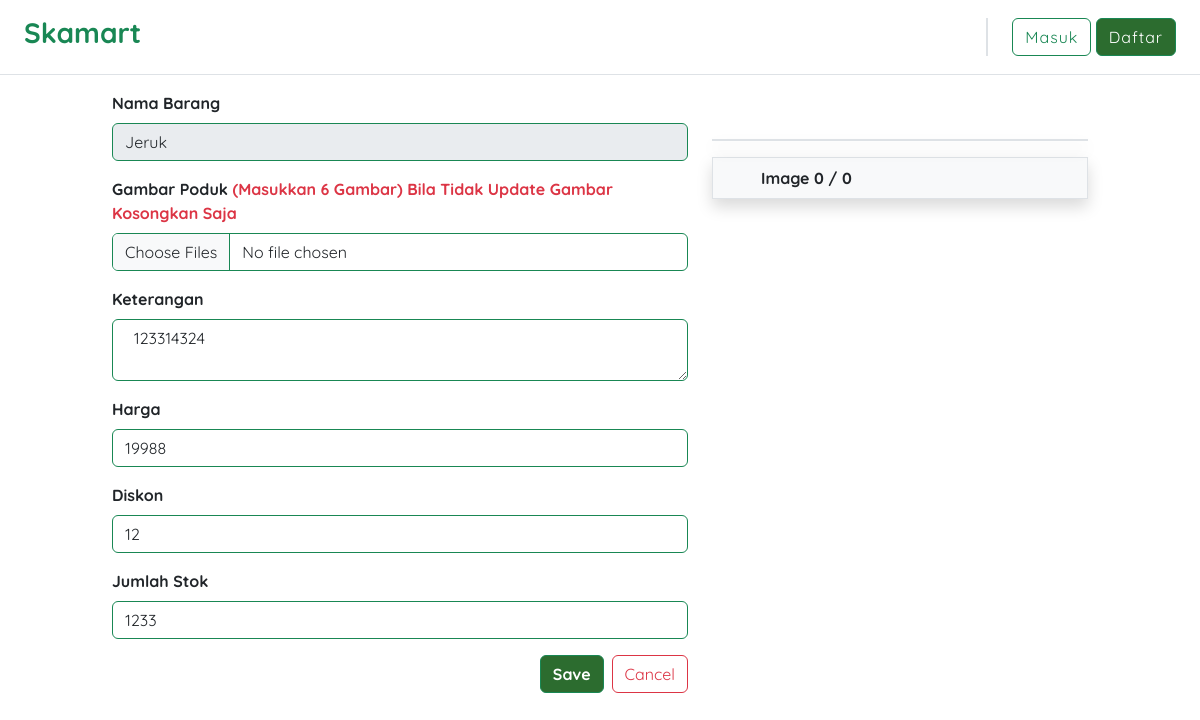
The page /Admin/update.php?update=55865 on the database its author committed.
### tables this page shows
CREATE TABLE `master_barang` (
  `kode_barang` varchar(255) NOT NULL,
  `kode_kategori` bigint NOT NULL,
  `nama_barang` varchar(255) NOT NULL,
  `deskripsi` text NOT NULL,
  `satuan` varchar(255) NOT NULL,
  `rating` float NOT NULL DEFAULT '0',
  `diskon` float NOT NULL,
  `gambar_barang` text NOT NULL,
  `stok` bigint NOT NULL,
  `varian` varchar(255) NOT NULL,
  `harga` bigint NOT NULL,
  `terjual` int NOT NULL DEFAULT '0'
);

### Controllers/adminController.php (called while the page is built, shortened)
<?php
$conn = connectDatabase();
function getData($id)
{
    global $conn;
    $query = "SELECT * FROM master_barang WHERE kode_barang = $id";
    $result = mysqli_query($conn, $query);
    return mysqli_fetch_assoc($result);
}

### Admin/update.php (the view, shortened to what this page needs)
<?php
 require_once "../Controllers/adminController.php";
 $data = getData($_GET['update']);
?>
<!DOCTYPE html>
<html lang="en">
<head>
    <link rel="stylesheet" href="<?= '../Assets/Css/style.css' ?>">
    <link href="https://cdn.jsdelivr.net/npm/bootstrap@5.3.3/dist/css/bootstrap.min.css" rel="stylesheet">
    <link rel="stylesheet" href="https://cdn.jsdelivr.net/npm/bootstrap-icons@1.11.3/font/bootstrap-icons.min.css">
</head>
<body>
    <?php include '../Components/Navbar-Admin.php'; ?>
    <div class="d-flex row justify-content-center  py-3 container-fluid detail ">
        <form action="../Controllers/adminController.php?action=update" method="POST" class="col-md-6 order-1 order-md-0" enctype="multipart/form-data">
            <div class="mb-3">
                <label for="nama_barang" class="form-label fw-bold">Nama Barang</label>
                <input type="text" class="form-control border-success" name="nama_barang" value="<?= $data['nama_barang']?>" id="nama_barang" disabled>
            </div>
            <div class="mb-3">
                <label for="imageInput" class="form-label fw-bold">Gambar Poduk <span class="fw-bold text-danger">(Masukkan 6 Gambar) Bila Tidak Update Gambar Kosongkan Saja</span></label>
                <input type="file" multiple class="form-control border-success" id="imageInput" name="gambar[]" accept=".jpg,.png">
            </div>
            <div class="mb-3">
                <label for="keterangan_barang" class="form-label fw-bold">Keterangan</label>
                <textarea style="max-height: 100px;" name="deskripsi" type="text" class="form-control border-success"  id="keterangan_barang" required> <?= $data['deskripsi']?></textarea>
            </div>
            <div class="mb-3">
                <label for="harga" class="form-label fw-bold">Harga</label>
                <input type="number" class="form-control border-success" id="harga" name="harga"  value="<?= $data['harga']?>" required>
            </div>
            <div class="mb-3">
                <label for="diskon" class="form-label fw-bold">Diskon</label>
                <input type="number" max="90" name="diskon" class="form-control border-success" id="diskon"  value="<?= $data['diskon']?>" required>
            </div>
            <div class="mb-3">
                <label for="sttok" class="form-label fw-bold">Jumlah Stok</label>
                <input type="number" class="form-control border-success" id="sttok" name="stok"  value="<?= $data['stok']?>" required>
            </div>
            <div class="d-flex justify-content-end mt-3">
                <button type="submit" name="create" class="btn btn-success me-2 fw-bold">Save</button>
                <button type="reset" name="reset" class="btn btn-outline-danger">Cancel</button>
            </div>
        </form>
        <div id="carouselExampleIndicators" class="carousel slide d-flex flex-column col-10 col-lg-4 mt-5">
            <div class="carousel-inner border shadow" id="carouselInner"></div>
            <button class="carousel-control-prev" type="button" data-bs-target="#carouselExampleIndicators" data-bs-slide="prev">
                <span class="carousel-control-prev-icon" aria-hidden="true"></span>
            </button>
            <button class="carousel-control-next" type="button" data-bs-target="#carouselExampleIndicators" data-bs-slide="next">
                <span class="carousel-control-next-icon" aria-hidden="true"></span>
            </button>
            <span id="carouselImageNumber" class="border mt-3 py-2 px-5 fw-bold shadow bg-light">Image 1 / 0</span>
        </div>
    </div>
</body>
</html>

### Assets/Css/style.css (style rules this page uses)
:root { --warna-utama: #2c6c2f; --pendukung: #ecffe6; --hover: #d5ed9f; --tinggi-gambar-card: 220px; --lebar-gambar-card: 100%; --lebar-card: 220px; }
body { font-family: "Quicksand", sans-serif !important; background-color: #fff7fc; }
.bg-success, .btn-success { background-color: var(--warna-utama) !important; }
.input:focus, input:valid { outline: none; border: 1.5px solid var(--warna-utama); }
.container-fluid { margin: 0 !important; padding: 0 !important; }

### rows shown on the page
master_barang: nama_barang "Jeruk", deskripsi "123314324", harga "19988", diskon "12", stok "1233"
